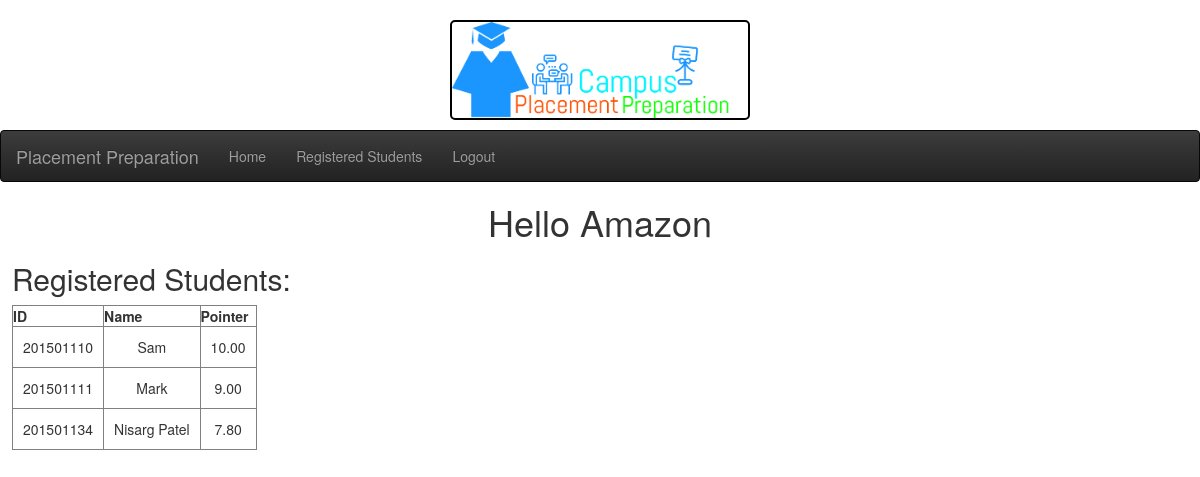
/listregistered.php (signed in), run on the app's committed database.
### tables this page shows
CREATE TABLE `company` (
  `company_id` int(11) NOT NULL,
  `company_name` varchar(100) NOT NULL,
  `email` varchar(100) NOT NULL,
  `company_password` varchar(100) NOT NULL,
  `company_hq` varchar(100) NOT NULL,
  `pointer_criteria` decimal(10,2) DEFAULT NULL,
  `job_profile` varchar(100) NOT NULL,
  `CTC` int(11) NOT NULL
);

CREATE TABLE `company_register` (
  `Student_ID` int(11) NOT NULL,
  `company_id` int(11) NOT NULL
);

CREATE TABLE `student` (
  `Student_ID` int(11) NOT NULL,
  `Student_Name` varchar(100) NOT NULL,
  `Student_Email` varchar(100) NOT NULL,
  `Student_Password` varchar(100) NOT NULL,
  `CPI` decimal(10,2) NOT NULL,
  `10_perc` decimal(10,2) NOT NULL,
  `12_perc` decimal(10,2) NOT NULL,
  `Student_Contact` bigint(20) NOT NULL
);

### listregistered.php (the view, shortened to what this page needs)
<!DOCTYPE html>
<html>
<head>
</head>
<body>
	<?php include("navbarcomp.php") ?>
<?php
  $sq2="select * from company_register join student on student.Student_ID=company_register.Student_ID  where company_id=$fe->company_id";
    $res2=$conn->query($sq2);
?>
<div style="margin-left: 1%">
  <h2>Registered Students:</h2>
	<table border=1px>
		<tr>
			<th>ID</th>
      <th>Name</th>
      <th>Pointer</th>
		</tr>
		<?php
  while ($fe2=$res2->fetch_object())
  {
  	?>
  <tr style="text-align: center;">
    <td style="padding: 10px"><?php echo $fe2->Student_ID;?></td>
    <td style="padding: 10px"><?php echo $fe2->Student_Name;?></td>
    <td style="padding: 10px"><?php echo $fe2->CPI;?></td>
  </tr>
  <?php
  }
  ?>
  	</table>
</div>
</body>
</html>

### navbarcomp.php (shortened to what this page needs)
<?php
include("conn.php");
  $id=$_SESSION['id'];
  $sq1="select * from company where email='$id'";
  $res=$conn->query($sq1);
    $fe=$res->fetch_object();
?>
<!DOCTYPE html>
<html>
<head>
  <link rel="stylesheet" href="https://maxcdn.bootstrapcdn.com/bootstrap/3.3.7/css/bootstrap.min.css">
<link rel="stylesheet" href="https://maxcdn.bootstrapcdn.com/bootstrap/3.3.7/css/bootstrap-theme.min.css">
</head>
<body>
  <h1 align="center"><img src="cpp.png" style="border:2px solid black; border-radius:5px;" height="100px" width="300px"> </h1>
<nav class="navbar navbar-inverse">
  <div class="container-fluid">
    <div class="navbar-header">
      <a class="navbar-brand" href="pagecomp.php">Placement Preparation</a>
    </div>
    <ul class="nav navbar-nav">
      <li><a href="pagecomp.php">Home</a></li>
      <li><a href="listregistered.php">Registered Students</a></li>
      <li><a href="logout.php">Logout</a></li>
    </ul>
  </div>
</nav>
<center><h1>Hello <?php echo $fe->company_name;?></h1></center>
</body>
</html>

### data on the page
company: company_name "Amazon"
company_register: Student_ID.Student_ID "201501110", Student_ID.Student_Name "Sam", Student_ID.CPI "10.00"
company_register: Student_ID.Student_ID "201501111", Student_ID.Student_Name "Mark", Student_ID.CPI "9.00"
company_register: Student_ID.Student_ID "201501134", Student_ID.Student_Name "Nisarg Patel", Student_ID.CPI "7.80"
